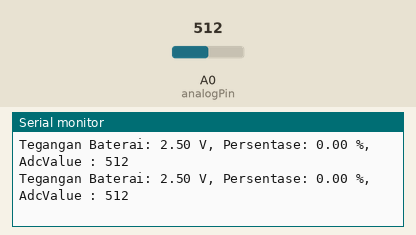
This sketch was run on a simulated Arduino Uno, built with avr-gcc and run on an emulated ATmega328P. Shown: the last lines printed to the serial monitor. The test bench sets the inputs (shaded band); at power-on: A0 (analogPin) = 512.

Above: at 1.8 s.
1.9 s: A0 (analogPin) set to 716
At 2.6 s:
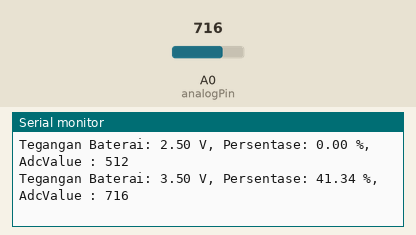
3.4 s: A0 (analogPin) set to 900
At 4.8 s:
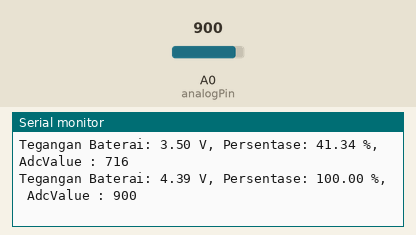
Timing chart, 0 to 6.4 s (numbered marks = the images above; inputs shaded):
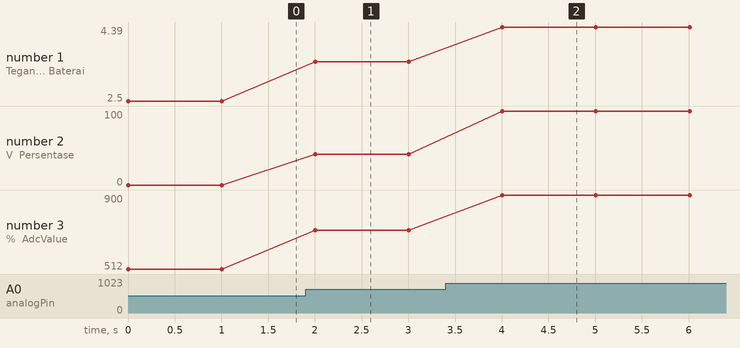

The sketch:

indikatorbatreuno.ino
```cpp
const int analogPin = A0;  // Pin ADC
float vIn = 0.0;           // Tegangan input
float vMax = 4.2;          // Tegangan maksimum baterai 18650
float vMin = 3.0;          // Tegangan minimum baterai 18650

void setup() {
  Serial.begin(9600);
}

void loop() {
  int adcValue = analogRead(analogPin);
  vIn = (adcValue * 5.0) / 1024.0; // Mengkonversi nilai ADC ke tegangan

  // Menghitung persentase baterai
  float batteryPercentage = ((vIn - vMin) / (vMax - vMin)) * 100.0;

  // Batasan antara 0% hingga 100%
  if (batteryPercentage > 100) {
    batteryPercentage = 100;
  } else if (batteryPercentage < 0) {
    batteryPercentage = 0;
  }

  Serial.print("Tegangan Baterai: ");
  Serial.print(vIn);
  Serial.print(" V, Persentase: ");
  Serial.print(batteryPercentage);
  Serial.print(" %, AdcValue : ");
  Serial.println(adcValue);


  delay(1000); // Update setiap 1 detik
}
```

Measured:
- after the input at 1.9 s, the serial monitor: prints a new line after 0.10 s (image 1)
- after the input at 3.4 s, the serial monitor: prints a new line after 0.61 s (image 2)
- plotted number 1: 2.5 → 3.5 after the input at 1.9 s, 3.5 → 4.39 after the input at 3.4 s
- plotted number 2: 0 → 41.34 after the input at 1.9 s, 41.34 → 100 after the input at 3.4 s
- plotted number 3: 512 → 716 after the input at 1.9 s, 716 → 900 after the input at 3.4 s
